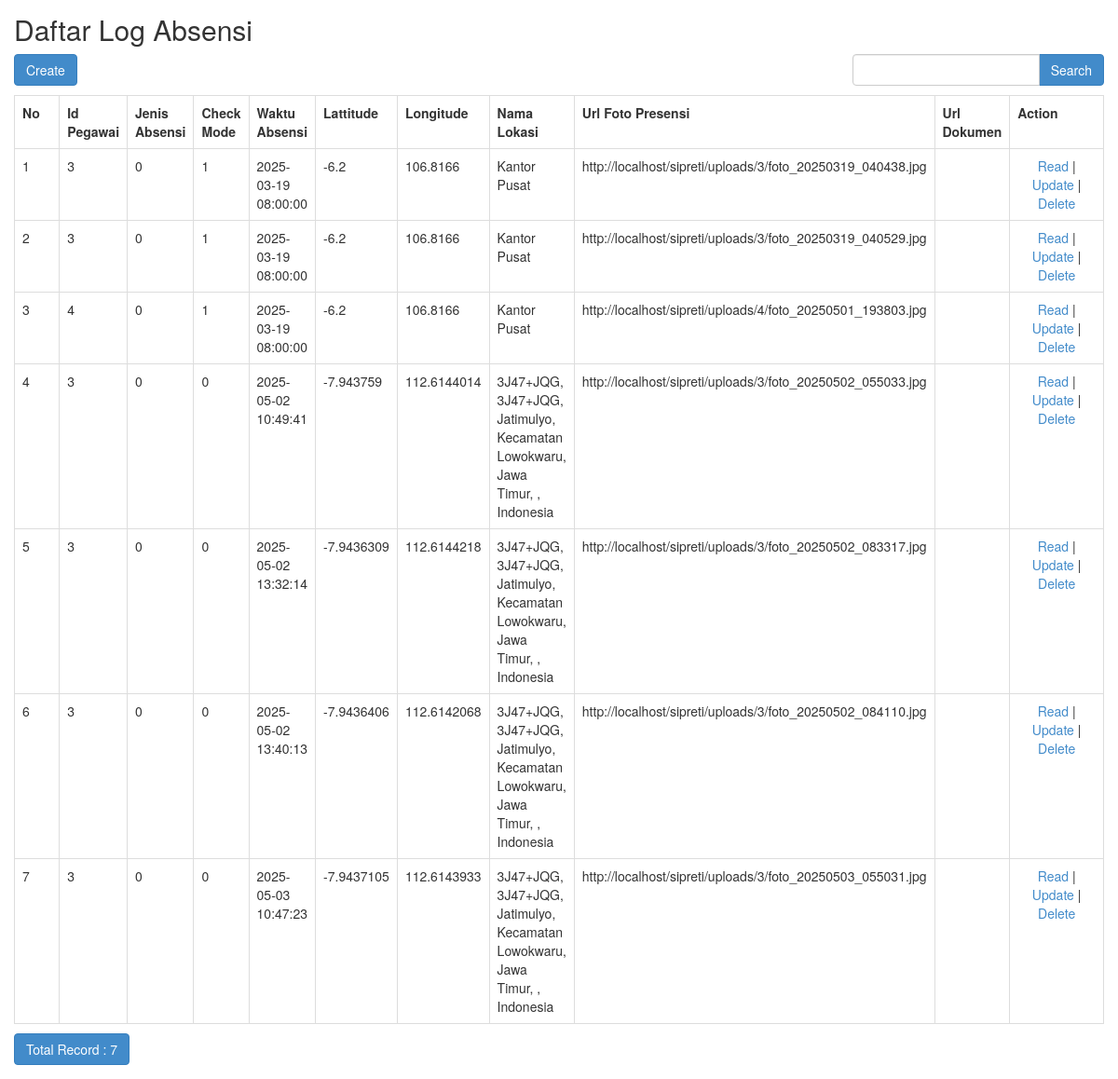
Page /index.php/log_absensi on the committed database.
### tables this page shows
CREATE TABLE `log_absensi` (
  `id_log_absensi` int(11) NOT NULL,
  `id_pegawai` int(11) NOT NULL,
  `jenis_absensi` tinyint(4) NOT NULL COMMENT '0: harian, 1: dinas',
  `check_mode` tinyint(4) NOT NULL COMMENT '0: check in, 1: check out',
  `waktu_absensi` datetime NOT NULL,
  `lattitude` double NOT NULL,
  `longitude` double NOT NULL,
  `nama_lokasi` varchar(255) DEFAULT NULL,
  `url_foto_presensi` varchar(255) DEFAULT NULL,
  `url_dokumen` varchar(255) DEFAULT NULL,
  `created_at` timestamp NOT NULL DEFAULT current_timestamp(),
  `updated_at` timestamp NOT NULL DEFAULT current_timestamp() ON UPDATE current_timestamp(),
  `deleted_at` timestamp NULL DEFAULT NULL
);

### application/controllers/Log_absensi.php (called while the page is built, shortened)
<?php
class Log_absensi extends CI_Controller
{
	function __construct()
	{
		$this->load->model('Log_absensi_model');
		$this->load->library('form_validation');
	}
	public function index()
	{
		$q = urldecode($this->input->get('q', TRUE));
		$start = intval($this->input->get('start'));
		if ($q <> '') {
			$config['base_url'] = base_url() . 'log_absensi/index.html?q=' . urlencode($q);
			$config['first_url'] = base_url() . 'log_absensi/index.html?q=' . urlencode($q);
		} else {
			$config['base_url'] = base_url() . 'log_absensi/index.html';
			$config['first_url'] = base_url() . 'log_absensi/index.html';
		}
		$config['per_page'] = 10;
		$config['page_query_string'] = TRUE;
		$config['total_rows'] = $this->Log_absensi_model->total_rows($q, TRUE);
		$log_absensi = $this->Log_absensi_model->get_limit_data($config['per_page'], $start, $q, TRUE);
		$this->load->library('pagination');
		$this->pagination->initialize($config);
		$data = array(
			'log_absensi_data' => $log_absensi,
			'q' => $q,
			'pagination' => $this->pagination->create_links(),
			'total_rows' => $config['total_rows'],
			'start' => $start,
		);
		$this->load->view('log_absensi/log_absensi_list', $data);
	}
}

### index.php (called while the page is built, shortened)
<?php
require_once BASEPATH.'core/CodeIgniter.php';

### application/config/config.php (called while the page is built, shortened)
<?php
$config['base_url'] = 'http://localhost/sipreti';
$config['index_page'] = '';
$config['uri_protocol']	= 'REQUEST_URI';
$config['url_suffix'] = '.html';
$config['language']	= 'english';
$config['charset'] = 'UTF-8';
$config['enable_hooks'] = FALSE;
$config['subclass_prefix'] = 'MY_';
$config['composer_autoload'] = FALSE;
$config['permitted_uri_chars'] = 'a-z 0-9~%.:_\-';
$config['enable_query_strings'] = FALSE;
$config['controller_trigger'] = 'c';
$config['function_trigger'] = 'm';
$config['directory_trigger'] = 'd';
$config['allow_get_array'] = TRUE;
$config['log_threshold'] = 0;
$config['log_path'] = '';
$config['log_file_extension'] = '';
$config['log_file_permissions'] = 0644;
$config['log_date_format'] = 'Y-m-d H:i:s';
$config['error_views_path'] = '';
$config['cache_path'] = '';
$config['cache_query_string'] = FALSE;
$config['encryption_key'] = 'randomstring';
$config['sess_driver'] = 'files';
$config['sess_cookie_name'] = 'ci_session';
$config['sess_samesite'] = 'Lax';
$config['sess_expiration'] = 7200;
$config['sess_save_path'] = NULL;
$config['sess_match_ip'] = FALSE;
$config['sess_time_to_update'] = 300;
$config['sess_regenerate_destroy'] = FALSE;
$config['cookie_prefix']	= '';
$config['cookie_domain']	= '';
$config['cookie_path']		= '/';
$config['cookie_secure']	= FALSE;
$config['cookie_httponly'] 	= FALSE;
$config['cookie_samesite'] 	= 'Lax';
$config['standardize_newlines'] = FALSE;
$config['global_xss_filtering'] = TRUE;
$config['csrf_protection'] = FALSE;
$config['csrf_token_name'] = 'csrf_test_name';
$config['csrf_cookie_name'] = 'csrf_cookie_name';
$config['csrf_expire'] = 7200;
$config['csrf_regenerate'] = TRUE;
$config['csrf_exclude_uris'] = array();
$config['compress_output'] = FALSE;
$config['time_reference'] = 'local';
$config['rewrite_short_tags'] = FALSE;
$config['proxy_ips'] = '';

### application/models/Log_absensi_model.php (called while the page is built, shortened)
<?php
class Log_absensi_model extends CI_Model
{
	public $table = 'log_absensi';
	function total_rows($q = NULL, $onlyActive = FALSE)
	{
		$this->db->like('id_pegawai', $q);
		if ($onlyActive) {
			$this->db->where('(deleted_at IS NULL OR deleted_at = "")');
		}
		return $this->db->count_all_results($this->table);
	}
	public function get_limit_data($limit, $start = 0, $q = NULL, $onlyActive = FALSE)
	{
		$this->db->like('id_pegawai', $q);
		if ($onlyActive) {
			$this->db->where('(deleted_at IS NULL OR deleted_at = "")');
		}
		$this->db->limit($limit, $start);
		return $this->db->get($this->table)->result();
	}
}

### application/views/log_absensi/log_absensi_list.php (the view, shortened to what this page needs)
<!doctype html>
<html>
    <head>
        <link rel="stylesheet" href="<?php echo base_url('assets/bootstrap/css/bootstrap.min.css') ?>"/>
    </head>
    <body>
        <h2 style="margin-top:0px">Daftar Log Absensi</h2>
        <div class="row" style="margin-bottom: 10px">
            <div class="col-md-4">
                <?php echo anchor(site_url('log_absensi/create'),'Create', 'class="btn btn-primary"'); ?>
            </div>
            <div class="col-md-4 text-center">
            </div>
            <div class="col-md-1 text-right">
            </div>
            <div class="col-md-3 text-right">
                <form action="<?php echo site_url('log_absensi/index'); ?>" class="form-inline" method="get">
                    <div class="input-group">
                        <input type="text" class="form-control" name="q" value="<?php echo $q; ?>">
                        <span class="input-group-btn">
                          <button class="btn btn-primary" type="submit">Search</button>
                        </span>
                    </div>
                </form>
            </div>
        </div>
        <table class="table table-bordered" style="margin-bottom: 10px">
            <tr>
                <th>No</th>
		<th>Id Pegawai</th>
		<th>Jenis Absensi</th>
		<th>Check Mode</th>
		<th>Waktu Absensi</th>
		<th>Lattitude</th>
		<th>Longitude</th>
		<th>Nama Lokasi</th>
		<th>Url Foto Presensi</th>
		<th>Url Dokumen</th>
		<th>Action</th>
            </tr><?php
            foreach ($log_absensi_data as $log_absensi)
            {
                ?>
                <tr>
			<td width="80px"><?php echo ++$start ?></td>
			<td><?php echo $log_absensi->id_pegawai ?></td>
			<td><?php echo $log_absensi->jenis_absensi ?></td>
			<td><?php echo $log_absensi->check_mode ?></td>
			<td><?php echo $log_absensi->waktu_absensi ?></td>
			<td><?php echo $log_absensi->lattitude ?></td>
			<td><?php echo $log_absensi->longitude ?></td>
			<td><?php echo $log_absensi->nama_lokasi ?></td>
			<td><?php echo $log_absensi->url_foto_presensi ?></td>
			<td><?php echo $log_absensi->url_dokumen ?></td>
			<td style="text-align:center" width="200px">
				<?php
				echo anchor(site_url('log_absensi/read/'.$log_absensi->id_log_absensi),'Read');
				echo ' | ';
				echo anchor(site_url('log_absensi/update/'.$log_absensi->id_log_absensi),'Update');
				echo ' | ';
				echo anchor(site_url('log_absensi/delete/'.$log_absensi->id_log_absensi),'Delete','onclick="javasciprt: return confirm(\'Are You Sure ?\')"');
				?>
			</td>
		</tr>
                <?php
            }
            ?>
        </table>
        <div class="row">
            <div class="col-md-6">
                <a href="#" class="btn btn-primary">Total Record : <?php echo $total_rows ?></a>
	    </div>
            <div class="col-md-6 text-right">
            </div>
        </div>
    </body>
</html>

### application/views/log_absensi/log_absensi_list.php (style rules this page uses)
body { padding: 15px; }

### rows in the picture
log_absensi: id_pegawai "3", jenis_absensi "0", check_mode "1", waktu_absensi "2025-03-19 08:00:00", lattitude "-6.2", longitude "106.8166", nama_lokasi "Kantor Pusat", url_foto_presensi "http://localhost/sipreti/uploads/3/foto_20250319_040438.jpg", id_log_absensi "Read", id_log_absensi "Update", id_log_absensi "Delete"
log_absensi: id_pegawai "3", jenis_absensi "0", check_mode "1", waktu_absensi "2025-03-19 08:00:00", lattitude "-6.2", longitude "106.8166", nama_lokasi "Kantor Pusat", url_foto_presensi "http://localhost/sipreti/uploads/3/foto_20250319_040529.jpg", id_log_absensi "Read", id_log_absensi "Update", id_log_absensi "Delete"
log_absensi: id_pegawai "4", jenis_absensi "0", check_mode "1", waktu_absensi "2025-03-19 08:00:00", lattitude "-6.2", longitude "106.8166", nama_lokasi "Kantor Pusat", url_foto_presensi "http://localhost/sipreti/uploads/4/foto_20250501_193803.jpg", id_log_absensi "Read", id_log_absensi "Update", id_log_absensi "Delete"
log_absensi: id_pegawai "3", jenis_absensi "0", check_mode "0", waktu_absensi "2025-05-02 10:49:41", lattitude "-7.943759", longitude "112.6144014", nama_lokasi "3J47+JQG, 3J47+JQG, Jatimulyo, Kecamatan Lowokwaru, Jawa Timur, , Indonesia", url_foto_presensi "http://localhost/sipreti/uploads/3/foto_20250502_055033.jpg", id_log_absensi "Read", id_log_absensi "Update", id_log_absensi "Delete"
log_absensi: id_pegawai "3", jenis_absensi "0", check_mode "0", waktu_absensi "2025-05-02 13:32:14", lattitude "-7.9436309", longitude "112.6144218", nama_lokasi "3J47+JQG, 3J47+JQG, Jatimulyo, Kecamatan Lowokwaru, Jawa Timur, , Indonesia", url_foto_presensi "http://localhost/sipreti/uploads/3/foto_20250502_083317.jpg", id_log_absensi "Read", id_log_absensi "Update", id_log_absensi "Delete"
log_absensi: id_pegawai "3", jenis_absensi "0", check_mode "0", waktu_absensi "2025-05-02 13:40:13", lattitude "-7.9436406", longitude "112.6142068", nama_lokasi "3J47+JQG, 3J47+JQG, Jatimulyo, Kecamatan Lowokwaru, Jawa Timur, , Indonesia", url_foto_presensi "http://localhost/sipreti/uploads/3/foto_20250502_084110.jpg", id_log_absensi "Read", id_log_absensi "Update", id_log_absensi "Delete"
log_absensi: id_pegawai "3", jenis_absensi "0", check_mode "0", waktu_absensi "2025-05-03 10:47:23", lattitude "-7.9437105", longitude "112.6143933", nama_lokasi "3J47+JQG, 3J47+JQG, Jatimulyo, Kecamatan Lowokwaru, Jawa Timur, , Indonesia", url_foto_presensi "http://localhost/sipreti/uploads/3/foto_20250503_055031.jpg", id_log_absensi "Read", id_log_absensi "Update", id_log_absensi "Delete"

### other values in the picture
$total_rows "7"
